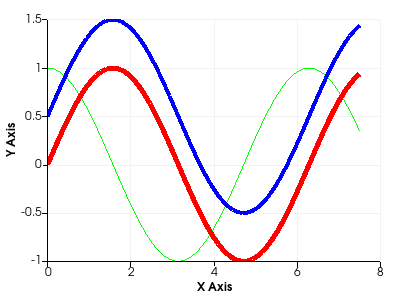

The Python source for this figure:
#!/usr/bin/env python
# Demonstrate a line plot with multiple series using vtkChartXY.

import math

import vtkmodules.vtkInteractionStyle  # noqa: F401
import vtkmodules.vtkRenderingContextOpenGL2  # noqa: F401
import vtkmodules.vtkRenderingOpenGL2  # noqa: F401

from vtkmodules.vtkChartsCore import vtkChartXY
from vtkmodules.vtkCommonCore import vtkFloatArray
from vtkmodules.vtkCommonDataModel import vtkTable
from vtkmodules.vtkRenderingContext2D import vtkContextActor
from vtkmodules.vtkRenderingCore import (
    vtkRenderWindow,
    vtkRenderWindowInteractor,
    vtkRenderer,
)

# Number of points and x increment.
num_points = 65
inc_x = 7.5 / (num_points - 1)

# Create a table with some points in it.
table = vtkTable()

arr_x = vtkFloatArray()
arr_x.SetName("X Axis")
table.AddColumn(arr_x)

arr_c = vtkFloatArray()
arr_c.SetName("Cosine")
table.AddColumn(arr_c)

arr_s = vtkFloatArray()
arr_s.SetName("Sine")
table.AddColumn(arr_s)

arr_1 = vtkFloatArray()
arr_1.SetName("One")
table.AddColumn(arr_1)

table.SetNumberOfRows(num_points)
for i in range(num_points):
    x = i * inc_x
    table.SetValue(i, 0, x)
    table.SetValue(i, 1, math.cos(x))
    table.SetValue(i, 2, math.sin(x))
    table.SetValue(i, 3, 1.0)

# Also create a sine+0.5 table for the third plot via direct arrays.
arr_x2 = vtkFloatArray()
arr_x2.SetName("X Axis")
arr_y2 = vtkFloatArray()
arr_y2.SetName("Sine2")
arr_x2.SetNumberOfTuples(num_points)
arr_y2.SetNumberOfTuples(num_points)
for i in range(num_points):
    x = i * inc_x
    arr_x2.SetTuple1(i, x)
    arr_y2.SetTuple1(i, math.sin(x) + 0.5)

table2 = vtkTable()
table2.AddColumn(arr_x2)
table2.AddColumn(arr_y2)
table2.SetNumberOfRows(num_points)

# Set up a chart.
chart = vtkChartXY()

# Add multiple line plots.
line = chart.AddPlot(vtkChartXY.LINE)
line.SetInputData(table, 0, 1)
line.SetColor(0, 255, 0, 255)
line.SetWidth(1.0)

line = chart.AddPlot(vtkChartXY.LINE)
line.SetInputData(table, 0, 2)
line.SetColor(255, 0, 0, 255)
line.SetWidth(5.0)

line = chart.AddPlot(vtkChartXY.LINE)
line.SetInputData(table2, 0, 1)
line.SetColor(0, 0, 255, 255)
line.SetWidth(4.0)

# Context actor and scene wiring.
context_actor = vtkContextActor()
context_actor.GetScene().AddItem(chart)

# Renderer
renderer = vtkRenderer()
renderer.SetBackground(1.0, 1.0, 1.0)
context_actor.GetScene().SetRenderer(renderer)
renderer.AddActor(context_actor)

# Window
render_window = vtkRenderWindow()
render_window.SetSize(400, 300)
render_window.SetMultiSamples(0)
render_window.AddRenderer(renderer)
render_window.SetWindowName("line plot test")

# Interactor
interactor = vtkRenderWindowInteractor()
interactor.SetRenderWindow(render_window)

interactor.Initialize()
interactor.Start()
